Frame 1 (no input): blank canvas, image omitted
Frame 60 (no input): blank canvas, image omitted
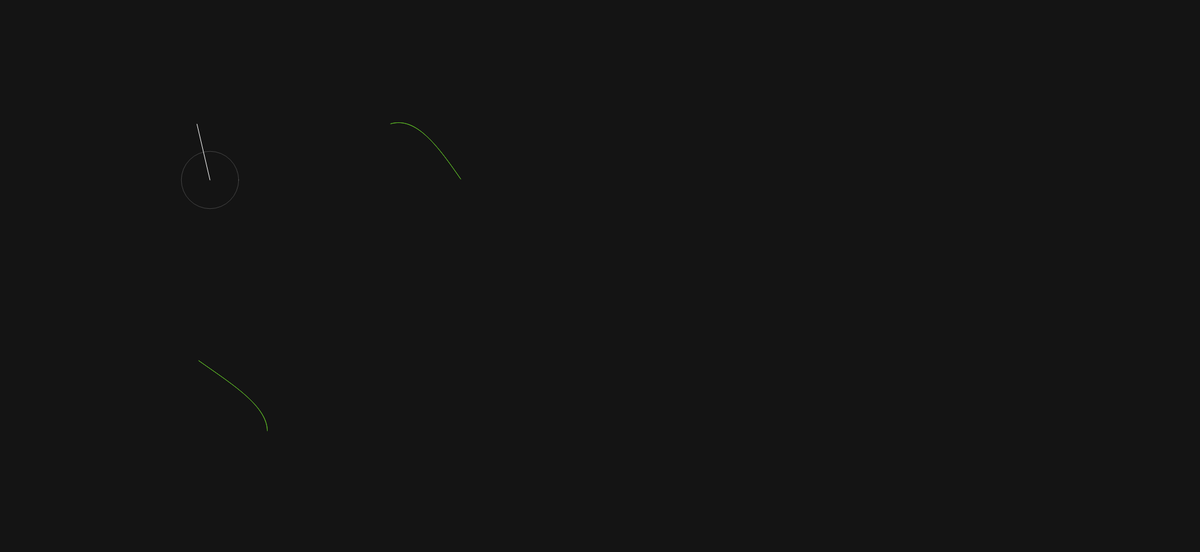
Frame 120 (the mouse pressed at the canvas centre since frame 60)

The p5.js sketch whose frames 1 and 60 were blank and that drew this single picture after the mouse press (run headless with seeded random() and noise() and a simulated clock; from frame 60 on, the mouse is pressed at the canvas centre):

// p5.js sketch
// ── sketch.js
let deter;
let counttimes=0;
let startup=1;                    //Initial number of cicles
let choice="sqr";                //sqr, sawtooth,tri
deter=solve(choice,startup);
let reset=startup+1;
let circulo=[];
let theta=0,a,b;
let wave=["oi"];
let wave2=["yo"];
let wl;                     //wave.length
let sizewave=1200;           //size of the array wave
let of=300;                 //Offset para senoide

let theta2=0;
let a2, b2;

function setup() {
  createCanvas(2000, 920);

  for(let i=0;i<deter.r.length;i++){
    circulo[i]=new circ(deter.r[i],deter.v[i]);
  }
}

function draw() {

  background(20);

  let sumy=circulo[0].pos.y;
  let sumx=circulo[0].pos.x;

  circulo[0].update(0);
  circulo[0].disp(350,300);

  for (let i=1;i<circulo.length;i++){

    circulo[i].update();
    circulo[i].disp(circulo[i-1].pos.x,circulo[i-1].pos.y);
    sumy+=circulo[i].pos.y;
    sumx+=circulo[i].pos.x;

  }

  for (let i=1;i<circulo.length;i++){
    translate(-circulo[i-1].pos.x,-circulo[i-1].pos.y);
  }

  stroke(100,200,40);

  wl=wave.length;
  wave.unshift(sumy);
  wave2.unshift(sumx);

  if(wl>=sizewave){
    wave.pop();
    wave2.pop();
  }

  for (let i=2;i<(wl-1);i++){
    curve(of+i-2,wave[i-2],of+i-1,wave[i-1],of+i,wave[i],of+i+1,wave[i+1]);
    curve(wave2[i-2],of+i-2,wave2[i-1],of+i-1,wave2[i],of+i,wave2[i+1],of+i+1,);
  }
}

function circ(r_,v_){

  this.r=r_;
  let v=v_;

  let x=this.r;
  let y=0;
  this.pos=createVector(x,y);

  this.theta=0;


  this.update=function(qual){
    this.theta-=v;
    this.pos.x=this.r*cos(this.theta);
    this.pos.y=this.r*sin(this.theta);

    if(qual==0){
      counttimes++;
      if(counttimes>6.28/deter.v[0]){
        deter=solve(choice,reset);
        counttimes=0;
        console.log(reset);
        reset++;
        for(let i=0;i<deter.r.length;i++){
          circulo[i]=new circ(deter.r[i],deter.v[i]);
        }
      }
    }
  }

  this.disp=function(tx,ty){
    translate(tx,ty);
    noFill();
    stroke(256);
    strokeWeight(1);
    line(0,0,this.pos.x,this.pos.y);
    stroke(256,50);
    circle(0,0,this.r);
  }

}

//Função para determinação dos coeficientes
function solve(type,startup){
  let n=startup;         //Número de parcelas

  let r=[];
  let v=[];

  switch(type){
    case "sqr":
      for(let i=0;i<n;i++){
        r[i]=300/(3.14*(2*i+1));
        v[i]=0.015*(2*i+1);
      }
    break;

    case "sawtooth":
      for(let i=0;i<n;i++){
        r[i]=300/(3.14*(i+1));
        v[i]=0.005*(i+1)*3.14;
      }
    break;

    case "tri":
      for(let i=0;i<n;i++){
        r[i]=150/(((2*i+1)*3.14)^2);
        v[i]=0.005*(2*i+1)*3.14;
      }
    break;

  }

  return {r,v} ;
}
